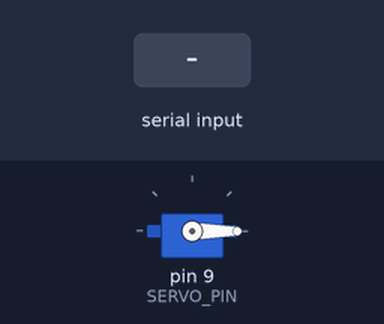
This sketch was run on a simulated Arduino Uno, built with avr-gcc and run on an emulated ATmega328P. Parts: servo. The inputs (shaded band) are chosen by the test bench. What the sketch prints to the serial monitor is not drawn.

Above: at 1.2 s.
1.3 s: "OPEN\n" received over Serial
At 1.9 s:
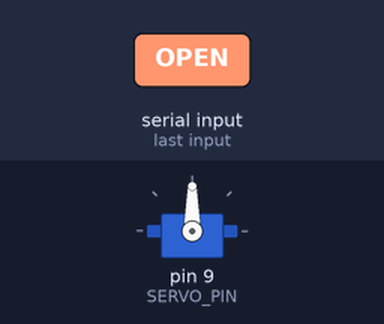
3.6 s: "CLOSE\n" received over Serial
5.1 s: "ANGLE \n" received over Serial
Timing chart, 0 to 8.1 s (numbered marks = the images above; inputs shaded):
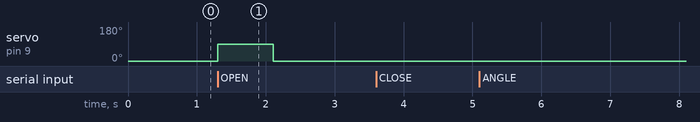

Measured:
- after the input at 1.3 s, servo on pin 9 (SERVO_PIN): 0° → 90° at once, → 0° 0.80 s later
- after the input at 3.6 s, every drawn part: stays the same
- after the input at 5.1 s, every drawn part: stays the same

The sketch:

iot_project_parking.ino
```cpp
// Arduino Servo Gate Controller (pulse version)
#include <Servo.h>

Servo gate;
const int SERVO_PIN   = 9;     // 서보 핀
const int OPEN_ANGLE  = 90;    // 열린 각도
const int CLOSE_ANGLE = 0;     // 닫힌 각도

// 펄스 동작 시간(ms)
const unsigned long OPEN_HOLD_MS = 800;   // 얼마나 열어둘지
const unsigned long SETTLE_MS    = 200;   // 닫은 뒤 안정화 시간

void setup() {
  Serial.begin(9600);
  gate.attach(SERVO_PIN);
  gate.write(CLOSE_ANGLE); // 초기 닫힘
}

String buf;

void doPulse() {
  // 항상 '열고 → 닫기'로 확실한 동작
  gate.write(OPEN_ANGLE);
  delay(OPEN_HOLD_MS);
  gate.write(CLOSE_ANGLE);
  delay(SETTLE_MS);
}

void loop() {
  while (Serial.available()) {
    char c = Serial.read();
    if (c == '\n' || c == '\r') {
      if (buf.length() > 0) {
        buf.trim();

        if (buf == "OPEN") {
          doPulse();
          Serial.println("OK OPEN");
        } else if (buf == "CLOSE") {
          gate.write(CLOSE_ANGLE);
          Serial.println("OK CLOSE");
        } else if (buf.startsWith("ANGLE ")) {
          int ang = buf.substring(6).toInt();
          ang = constrain(ang, 0, 180);
          gate.write(ang);
          Serial.println("OK ANGLE");
        } else if (buf.startsWith("PULSE ")) {
          // PULSE 1000 같이 쓰면 열림 유지 시간을 바꿀 수 있음
          int ms = buf.substring(6).toInt();
          if (ms < 100) ms = 100;
          gate.write(OPEN_ANGLE);
          delay(ms);
          gate.write(CLOSE_ANGLE);
          delay(SETTLE_MS);
          Serial.println("OK PULSE");
        } else {
          Serial.println("ERR");
        }

        buf = "";
      }
    } else {
      buf += c;
    }
  }
}
```
